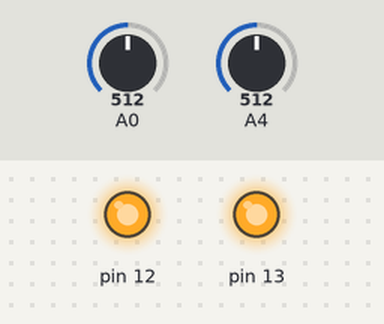
Bench run of a sketch on a simulated Arduino Uno, built with avr-gcc and run on an emulated ATmega328P. Parts: output pins drawn as LEDs (lit = HIGH). The inputs (shaded band) are chosen by the test bench; at power-on: A0 = 512, A4 = 512.

Above: at 1.2 s.
1.3 s: A0 set to 109
2.8 s: A0 set to 97
At 4.0 s:
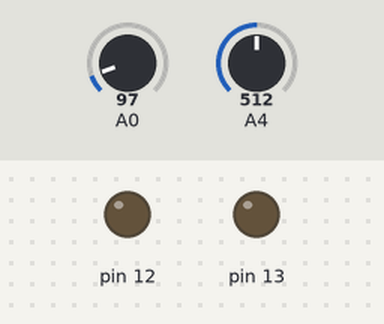
4.3 s: A0 set to 122
At 5.4 s:
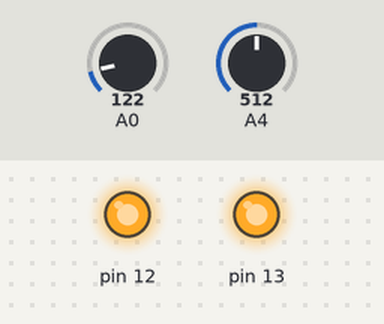
5.8 s: A0 set to 0
At 6.5 s:
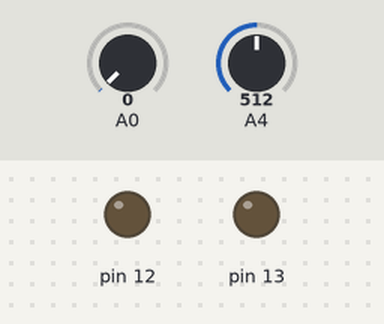
Timing chart, 0 to 8.3 s (numbered marks = the images above; inputs shaded):
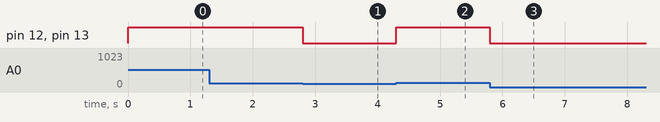

Measured:
- the behaviour switches between 103 and 102 on A0 (found by bisection; images 0 and 1)
- after the input at 1.3 s, every drawn part: stays the same
- after the input at 2.8 s, pin 12, pin 13: HIGH → LOW at once
- after the input at 4.3 s, pin 12, pin 13: LOW → HIGH at once
- after the input at 5.8 s, pin 12, pin 13: HIGH → LOW at once

The sketch:

temperature_condition.ino
```cpp
int x;
int y;
float a;
float b;
void setup() {
  pinMode(13,OUTPUT);
  pinMode(12,OUTPUT);
 Serial.begin(9600);
}

void loop() {
x = analogRead(A0);
y = analogRead(A4);
a=(5/1023.0)*x;
b=(5/1023.0)*y;


if (a>0.50 && b>0.50){
  digitalWrite(13,HIGH);
  digitalWrite(12,HIGH);
}
else {
  digitalWrite(13,LOW);
  digitalWrite(12,LOW);
}
}
```
